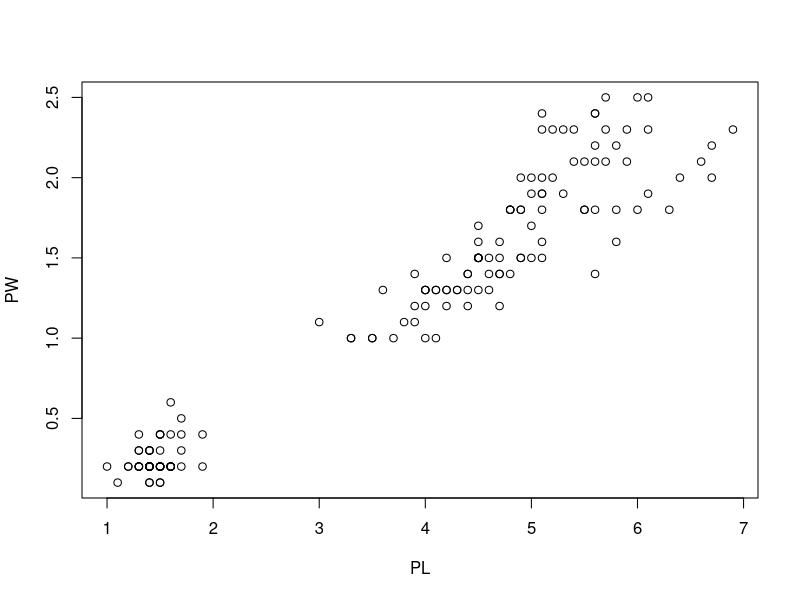
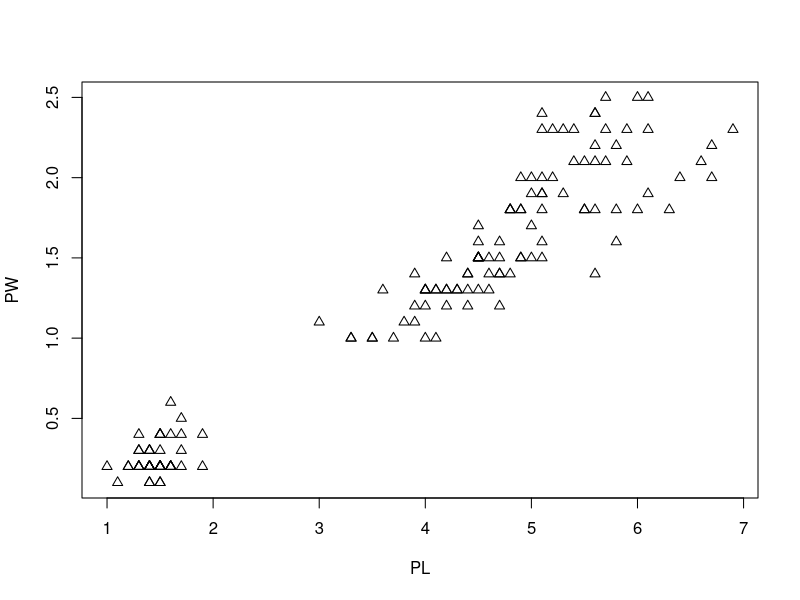

These charts were generated, in order, by the following R code: (Note: this script raises an error after producing the figures.)
## ---- chunk 1
PL <- iris$Petal.Length
PW <- iris$Petal.Width
plot(PL, PW)
## ---- chunk 2
plot(PL, PW, pch = 2) # pch = 2 means the marker is triangle
## ---- chunk 3
knitr::include_graphics("images/ch2_1_pch_symbols.png")
## ---- chunk 4
plot(PL, PW, pch = 2, col = "green") # change the symbol color to green
## ---- chunk 5
# Show the information of Species
(iris$Species)
## ---- chunk 6
speciesID <- as.numeric(iris$Species)
speciesID
## ---- chunk 7
plot(PL, PW, pch = speciesID, col = "green") 
## ---- chunk 8
plot(PL, PW, pch = speciesID, col = rainbow(3)[speciesID])
## ---- chunk 9
plot(PL, PW,                               #x and y
     pch = speciesID,                      #marker type
     col = rainbow(3)[speciesID],          # color
     xlab = "Petal length (cm)",           # x label
     ylab = "Petal width (cm)",            # y label
     main = "Petal width vs. length")      # main title
## ---- chunk 10
plot(PL, PW, 
     pch = speciesID,
     col = rainbow(3)[speciesID],
     xlab = "Petal length (cm)",
     ylab = "Petal width (cm)",
     main = "Petal width vs. length")
abline( lm(PW ~ PL) ) # the order is reversed as we need y ~ x.
## ---- chunk 11
PCC <- cor(PW, PL)  # Pearson's correlation coefficient
PCC <- round(PCC, 2) # round to the 2nd place after decimal point.
PCC
## ---- chunk 12
PL <- iris$Petal.Length
PW <- iris$Petal.Width
plot(PL, PW,  
     pch = speciesID, # assign different symbols to different species 
     col = rainbow(3)[speciesID], # assign different colors to different species
     xlab = "Petal length (cm)", # label x-axis
     ylab = "Petal width (cm)", # label y-axis
     main = "Petal width vs. length") # add a title to the plot
abline( lm(PW ~ PL))  # add a regression line to the plot
text(5, 0.5, paste("R=", PCC)) # add text annotation. 
                        # PCC is the Pearson's correlation coefficient calculated above
legend("topleft", # specify the location of the legend
       levels(iris$Species), # specify the levels of species
       pch = 1:3, # specify three symbols used for the three species
       col = rainbow(3)) # specify three colors for the three species
## ---- chunk 13
ma <- as.matrix(iris[, 1:4])  # convert to matrix
colMeans(ma)  # column means for matrix
colSums(ma)
## ---- chunk 14
pairs(ma) 
## ---- chunk 15
pairs(ma, col = rainbow(3)[iris$Species])  # Figure 2.4
## ---- chunk 16
df <- iris[, 1:4]
stars(df)         # do I see any diamonds?
stars(df, key.loc = c(17,0))    # What does this tell you?
## ---- chunk 17
stars(df, key.loc = c(20,0.5), draw.segments = TRUE )    
## ---- chunk 18
knitr::include_graphics("images/img1204n_starsegment.png")
## ---- chunk 19
library(ggplot2)  # load the ggplot2 package
## ---- chunk 20
# define a canvas
ggplot(data = iris)

# map data to x and y coordinates 
ggplot(data = iris ) + 
  aes(x = Petal.Length, y = Petal.Width)  

# add data points
ggplot(data = iris) +
  aes(x = Petal.Length, y = Petal.Width) + 
  geom_point()

# change color & marker type
ggplot(data = iris) +
  aes(x = Petal.Length, y = Petal.Width) + 
  geom_point( aes(color = Species, shape = Species) ) 

# adds trend line
ggplot(data = iris) +
  aes(x = Petal.Length, y = Petal.Width) + 
  geom_point( aes(color = Species, shape = Species) ) +
  geom_smooth(method =lm)

# adds annotation text
ggplot(data = iris) +
  aes(x = Petal.Length, y = Petal.Width) + 
  geom_point( aes(color = Species, shape = Species) ) +
  geom_smooth(method =lm) +
  annotate("text", x = 5, y = 0.5, label = "R=0.96") 
## ---- chunk 21
ggplot(iris) +
  aes(x = Petal.Length, y = Petal.Width) +                 # define space
  geom_point( aes(color = Species, shape = Species) ) +    # add points
  geom_smooth(method =lm) +                                # add trend line  
  annotate("text", x = 5, y = 0.5, label = "R=0.96") +     # annotate with text
  xlab("Petal length (cm)") +                              # x-axis labels
  ylab("Petal width (cm)") +                               # y-axis labels
  ggtitle( "Correlation between petal length and width")   # title
## ---- chunk 22
# URL https://giphy.com/gifs/l3vRnG8MctBsvAMtG
## ---- chunk 23
library(ggplot2)
ggplot(data = iris) +
  aes(x = Species, y = Sepal.Length, color = Species) +
  geom_boxplot()
## ---- chunk 24
ggplot(data = iris) +
  aes(x = Species, y = Sepal.Length, color = Species) +
  geom_boxplot() +
  geom_jitter(position = position_jitter(0.2))
## ---- chunk 25
ggplot(data = iris) +
  aes(x = Petal.Length, fill = Species) + 
  geom_density( alpha = 0.3)
## ---- chunk 26
ggplot(data = iris) +
  aes(x = Petal.Length, fill = Species) + 
  geom_density( alpha = 0.3) +
  facet_wrap(~ Species, nrow = 3)  
## ---- chunk 27
ma <- as.matrix(iris[, 1:4]) # convert to matrix
disMatarix <- dist(ma)
plot( hclust(disMatarix) )
## ---- chunk 28
heatmap(ma, 
        scale = "column", 
        RowSideColors = rainbow(3)[iris$Species] )
## ---- chunk 29
library(pheatmap)
ma <- as.matrix(iris[, 1:4]) # convert to matrix
row.names(ma) <- row.names(iris) # assign row names in the matrix
pheatmap(ma, 
         scale = "column",
         clustering_method = "average", # average linkage
         annotation_row = iris[, 5, drop=FALSE], # the 5th column as color bar
         show_rownames = FALSE )
## ---- chunk 30
knitr::include_graphics("images/img1304_PCA.png")
## ---- chunk 31
pca = prcomp(iris[, 1:4], scale = TRUE)   
pca  # Have a look at the results.
## ---- chunk 32
plot(pca)  # plot the amount of variance each principal components captures.
str(pca)   # this shows the structure of the object, listing all parts. 
## ---- chunk 33
head(pca$x)  # the new coordinate values for each of the 150 samples
## ---- chunk 34
pcaData <- as.data.frame(pca$x[, 1:2])  # extract first two columns and convert to data frame
pcaData <- cbind(pcaData, iris$Species)	# bind by columns
colnames(pcaData) <- c("PC1", "PC2", "Species") # change column names

library(ggplot2)
ggplot(pcaData) +
  aes(PC1, PC2, color = Species, shape = Species) +   # define plot area
	geom_point(size = 2)                                # adding data points
## ---- chunk 35
percentVar <- round(100 * summary(pca)$importance[2, 1:2], 0)	  # compute % variances
ggplot(pcaData, aes(PC1, PC2, color = Species, shape = Species)) +  # starting ggplot2
	     geom_point(size = 2) +                                       # add data points
	     xlab(paste0("PC1: ", percentVar[1], "% variance")) +         # x label
	     ylab(paste0("PC2: ", percentVar[2], "% variance")) +         # y label
	     ggtitle("Principal component analysis (PCA)") +              # title            
    	 theme(aspect.ratio = 1)                                      # width and height ratio        
## ---- chunk 36
df <- iris[51:150, ]  # removes the first 50 samples, which represent I. setosa
df <- droplevels(df)  # removes setosa, an empty levels of species.
model <- glm(Species ~ . ,  # Model: Species as a function of other variables
             family = binomial(link = 'logit'), 
             data = df)  
summary(model)
